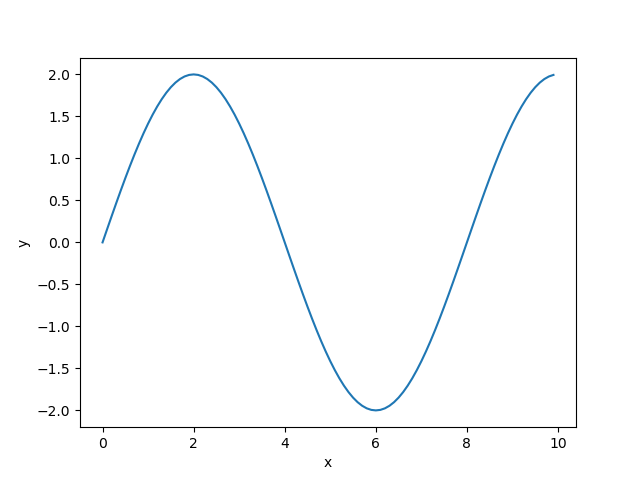

Generate this figure with Python:
import matplotlib.pyplot as plt
import numpy as np
x = np.arange(0,10,0.1)
y = 2*np.sin(np.pi * x / 4)
plt.plot(x, y)
plt.xlabel('x')
plt.ylabel('y')
plt.show()
